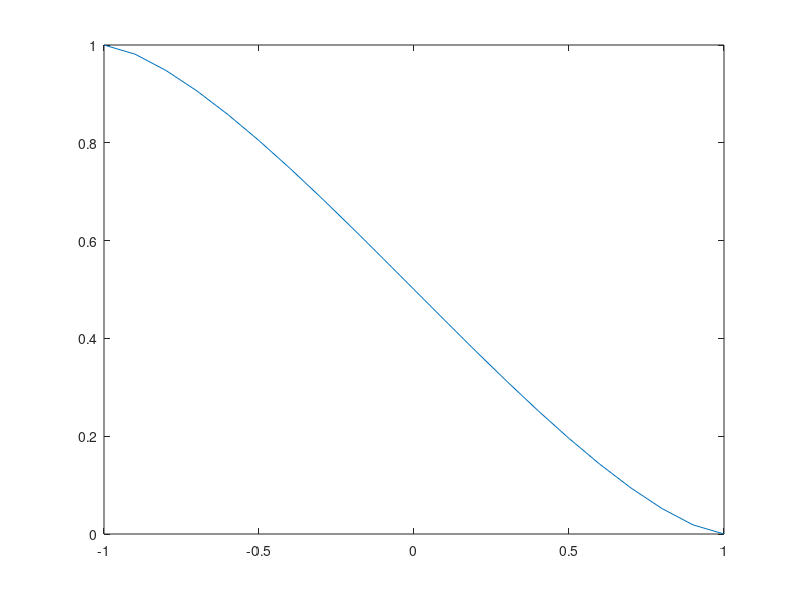

The MATLAB source for this figure: (Note: this script raises an error after producing the figure.)
%% HW 1 - ME 6406 Machine Vision
% by Cody Houff
% 9/7/21

%% Problem 1
clear
% S = s/R
S = [-1:.1:1]; 



p = (1/pi).*(acos(S) - S.*sqrt(1-S.^2));
figure(1)
plot(S,p)

%% Problem 2a
clear

image_e = [122 121 115 113 118 122 125 127;
120 114 115 119 123 127 128 124;
115 116 122 124 127 128 124 121;
114 120 125 126 127 125 122 118;
118 124 125 125 123 121 117 117;
122 125 125 122 117 116 116 115];

values = unique(image_e); %creates a vector of the unique values

count_values = histcounts(image_e)'; % count of # unique 

figure(1)
bar(values,count_values)

cdf = cumsum(count_values); % the cumulative sum of the count of unique values 

qk = ((2^(8)-1)/(6*8))*cdf;

round_qk = round(qk);    
    
table = [values,count_values,cdf,qk,round_qk]

figure(2)
bar(round_qk,count_values)

image_e_eq = 0 * image_e;

for i = 1:length(values)
    image_e_eq(image_e==values(i)) = round_qk(i);
end
image_e_eq

%% Problem 2b
clear

old = imread("eyeball.png");

new = histeq(old);

figure(1)
imshowpair(old,new,'montage')

[y,x] = imhist(old);

[y1,x1] = imhist(new);

figure(2)
bar(x,y)

figure(3)
bar(x1,y1)

%% Problem 3a
clear
%5x5 matrix, omega = 2

%G(y,x)
%G(n,m)=(1/(2*pi*omega^2))^(-(m^2+n^2)/(2*omega^2))

%         n
%         ^
%         |
% w1  w2  w3  w4  w5   
% w6  w7  w8  w9  w10
% w11 w12 w13 w14 w15 -> m
% w16 w17 w18 w19 w20
% w21 w22 w23 w24 w25 


omega = 2;

for n = -2:1:2
    for m = -2:1:2

    G(n+3,m+3)=(1/(2*pi*omega^2))*exp(-(m^2+n^2)/(2*omega^2));
    
    end
end

G

%% Problem 3b
%  at pixel(X, Y)=(4, 5) 
% (1,1) is a the top left corner X axis points down and Y axis to the right 

z = [124 127 128 126 127 125 125 123 121]'; 

hx = [-1 -2 -1 0 0 0 1 2 1];
hy = [-1 0 1 -2 0 2 -1 0 1 ];

Gx = hx*z
Gy = hy*z

Gmag = sqrt(Gx^2+Gy^2)

Gdir_radians = atan2(Gy,Gx) %radians
 
 
%% Problem 3c
clear

image = imread("IC_pin.png");

[Gy,Gx] = imgradientxy(image);
[Gmag,Gdir] = imgradient(image);

figure(2)
imshowpair(Gx,Gy,'montage');
title('Gx and Gy'); 

figure(3)
imshowpair(image,Gmag,'montage');
title('orignial and Gmag');

%% Problem 3d
clear


image = imread("salt_and_pepper_checker.png");

for sigma = [1 2 5]
    mask_size = 2*3*sigma + 1;
    G = zeros (mask_size);

    for i = -floor(mask_size/2):1:floor(mask_size/2)
        for j = -floor(mask_size/2):1:floor(mask_size/2)
            G(i+ceil(mask_size/2), j+ceil(mask_size/2)) = (1/(2*pi*sigma^2))*exp(-(i^2 + j^2)/(2*sigma^2));
        end
    end
    image_blur = imfilter(image,G);
    figure()
    imshow(image_blur)
end

%% Problem 3e
clear

image = imread("checker.png");

sigma = 1;
for n = -3:1:3
    for m = -3:1:3
        B(n+4,m+4) = (1/(2*pi*sigma^2))*exp(-(m^2+n^2)/(2*sigma^2));
    end
end

% 13x13 matrix
sigma = 2;

for n = -6:1:6
    for m = -6:1:6
        A(n+7,m+7) = (1/(2*pi*sigma^2))*exp(-(m^2+n^2)/(2*sigma^2));
    end
end

Z = zeros(13);%create an 11x11 zero matrix load the 7x7 matrix

for n = -3:1:3
    for m = -3:1:3  
        Z(n+7,m+7) = B(n+4,m+4); % load 7x7 values into 13x13 zero matrix
    end
end


difference_of_gaussian = (Z-A); %difference of Gaussian

image_blur = imfilter(image,difference_of_gaussian);
imshow(image_blur);

%% Problem 4a
% 

image = imread('nut_and_shell.png');
bw_image = rgb2gray(image);
[y,x] = imhist(bw_image);
figure()
bar(x,y)
over = 100;
under = 20;
best = 50;

for threshold =[over under best]/255
    figure()
    binary_image = im2bw(bw_image, threshold);
    imshow(binary_image)
end


%% Problem 4b
clear

image = imread("nut_and_shell.png");
image_bw = rgb2gray(image);
threshold = 45/255;
image_binary = im2bw(image_bw, threshold);

figure()
image_rev = imcomplement(image_binary);

s = regionprops(image_rev, 'centroid');
a = regionprops(image_rev,'area');

centroids = cat(1,s.Centroid)
areas = cat(1,a.Area)

imshow(image_rev)
hold on
plot(centroids(:,1),centroids(:,2),'b*')
hold off
